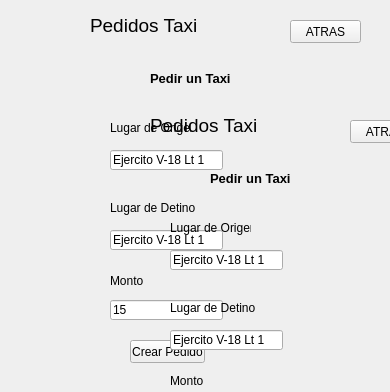
<?xml version="1.0" encoding="UTF-8"?>
<ui version="4.0">
 <class>pedirTaxi</class>
 <widget class="QWidget" name="pedirTaxi">
  <property name="geometry">
   <rect>
    <x>0</x>
    <y>0</y>
    <width>390</width>
    <height>392</height>
   </rect>
  </property>
  <property name="windowTitle">
   <string>Form</string>
  </property>
  <widget class="QLabel" name="label">
   <property name="geometry">
    <rect>
     <x>90</x>
     <y>10</y>
     <width>111</width>
     <height>31</height>
    </rect>
   </property>
   <property name="font">
    <font>
     <pointsize>14</pointsize>
    </font>
   </property>
   <property name="text">
    <string>Pedidos Taxi</string>
   </property>
  </widget>
  <widget class="QPushButton" name="pushButton">
   <property name="geometry">
    <rect>
     <x>290</x>
     <y>20</y>
     <width>71</width>
     <height>23</height>
    </rect>
   </property>
   <property name="text">
    <string>ATRAS</string>
   </property>
   <property name="icon">
    <iconset resource="Imagenes.qrc">
     <normaloff>:/imagenes/espalda.png</normaloff>:/imagenes/espalda.png</iconset>
   </property>
  </widget>
  <widget class="QLabel" name="label_2">
   <property name="geometry">
    <rect>
     <x>150</x>
     <y>70</y>
     <width>81</width>
     <height>16</height>
    </rect>
   </property>
   <property name="font">
    <font>
     <pointsize>10</pointsize>
     <weight>75</weight>
     <bold>true</bold>
    </font>
   </property>
   <property name="text">
    <string>Pedir un Taxi</string>
   </property>
  </widget>
  <widget class="QLabel" name="label_3">
   <property name="geometry">
    <rect>
     <x>110</x>
     <y>120</y>
     <width>81</width>
     <height>16</height>
    </rect>
   </property>
   <property name="text">
    <string>Lugar de Origen</string>
   </property>
  </widget>
  <widget class="QLabel" name="label_4">
   <property name="geometry">
    <rect>
     <x>70</x>
     <y>110</y>
     <width>31</width>
     <height>31</height>
    </rect>
   </property>
   <property name="text">
    <string/>
   </property>
   <property name="pixmap">
    <pixmap resource="Imagenes.qrc">:/imagenes/carrera.png</pixmap>
   </property>
  </widget>
  <widget class="QLineEdit" name="lineEdit">
   <property name="geometry">
    <rect>
     <x>110</x>
     <y>150</y>
     <width>113</width>
     <height>20</height>
    </rect>
   </property>
   <property name="inputMask">
    <string/>
   </property>
   <property name="text">
    <string>Ejercito V-18 Lt 1</string>
   </property>
  </widget>
  <widget class="QLabel" name="label_5">
   <property name="geometry">
    <rect>
     <x>110</x>
     <y>200</y>
     <width>111</width>
     <height>16</height>
    </rect>
   </property>
   <property name="text">
    <string>Lugar de Detino</string>
   </property>
  </widget>
  <widget class="QLabel" name="label_6">
   <property name="geometry">
    <rect>
     <x>70</x>
     <y>180</y>
     <width>31</width>
     <height>41</height>
    </rect>
   </property>
   <property name="text">
    <string/>
   </property>
   <property name="pixmap">
    <pixmap resource="Imagenes.qrc">:/imagenes/alfiler.png</pixmap>
   </property>
  </widget>
  <widget class="QLineEdit" name="lineEdit_2">
   <property name="geometry">
    <rect>
     <x>110</x>
     <y>230</y>
     <width>113</width>
     <height>20</height>
    </rect>
   </property>
   <property name="inputMask">
    <string/>
   </property>
   <property name="text">
    <string>Ejercito V-18 Lt 1</string>
   </property>
  </widget>
  <widget class="QLabel" name="label_7">
   <property name="geometry">
    <rect>
     <x>110</x>
     <y>270</y>
     <width>51</width>
     <height>21</height>
    </rect>
   </property>
   <property name="text">
    <string>Monto</string>
   </property>
  </widget>
  <widget class="QLabel" name="label_8">
   <property name="geometry">
    <rect>
     <x>70</x>
     <y>260</y>
     <width>31</width>
     <height>31</height>
    </rect>
   </property>
   <property name="text">
    <string/>
   </property>
   <property name="pixmap">
    <pixmap resource="Imagenes.qrc">:/imagenes/dinero.png</pixmap>
   </property>
  </widget>
  <widget class="QLineEdit" name="lineEdit_3">
   <property name="geometry">
    <rect>
     <x>110</x>
     <y>300</y>
     <width>113</width>
     <height>20</height>
    </rect>
   </property>
   <property name="text">
    <string>15</string>
   </property>
  </widget>
  <widget class="QPushButton" name="pushButton_2">
   <property name="geometry">
    <rect>
     <x>130</x>
     <y>340</y>
     <width>75</width>
     <height>23</height>
    </rect>
   </property>
   <property name="text">
    <string>Crear Pedido</string>
   </property>
  </widget>
  <widget class="QLabel" name="label_9">
   <property name="geometry">
    <rect>
     <x>130</x>
     <y>280</y>
     <width>31</width>
     <height>41</height>
    </rect>
   </property>
   <property name="text">
    <string/>
   </property>
   <property name="pixmap">
    <pixmap resource="Imagenes.qrc">:/imagenes/alfiler.png</pixmap>
   </property>
  </widget>
  <widget class="QLabel" name="label_10">
   <property name="geometry">
    <rect>
     <x>130</x>
     <y>360</y>
     <width>31</width>
     <height>31</height>
    </rect>
   </property>
   <property name="text">
    <string/>
   </property>
   <property name="pixmap">
    <pixmap resource="Imagenes.qrc">:/imagenes/dinero.png</pixmap>
   </property>
  </widget>
  <widget class="QLineEdit" name="lineEdit_4">
   <property name="geometry">
    <rect>
     <x>170</x>
     <y>400</y>
     <width>113</width>
     <height>20</height>
    </rect>
   </property>
   <property name="text">
    <string>15</string>
   </property>
  </widget>
  <widget class="QLabel" name="label_11">
   <property name="geometry">
    <rect>
     <x>130</x>
     <y>210</y>
     <width>31</width>
     <height>31</height>
    </rect>
   </property>
   <property name="text">
    <string/>
   </property>
   <property name="pixmap">
    <pixmap resource="Imagenes.qrc">:/imagenes/carrera.png</pixmap>
   </property>
  </widget>
  <widget class="QLineEdit" name="lineEdit_5">
   <property name="geometry">
    <rect>
     <x>170</x>
     <y>330</y>
     <width>113</width>
     <height>20</height>
    </rect>
   </property>
   <property name="inputMask">
    <string/>
   </property>
   <property name="text">
    <string>Ejercito V-18 Lt 1</string>
   </property>
  </widget>
  <widget class="QLabel" name="label_12">
   <property name="geometry">
    <rect>
     <x>170</x>
     <y>220</y>
     <width>81</width>
     <height>16</height>
    </rect>
   </property>
   <property name="text">
    <string>Lugar de Origen</string>
   </property>
  </widget>
  <widget class="QLabel" name="label_13">
   <property name="geometry">
    <rect>
     <x>170</x>
     <y>300</y>
     <width>111</width>
     <height>16</height>
    </rect>
   </property>
   <property name="text">
    <string>Lugar de Detino</string>
   </property>
  </widget>
  <widget class="QPushButton" name="pushButton_3">
   <property name="geometry">
    <rect>
     <x>190</x>
     <y>440</y>
     <width>75</width>
     <height>23</height>
    </rect>
   </property>
   <property name="text">
    <string>Crear Pedido</string>
   </property>
  </widget>
  <widget class="QLabel" name="label_14">
   <property name="geometry">
    <rect>
     <x>170</x>
     <y>370</y>
     <width>51</width>
     <height>21</height>
    </rect>
   </property>
   <property name="text">
    <string>Monto</string>
   </property>
  </widget>
  <widget class="QLineEdit" name="lineEdit_6">
   <property name="geometry">
    <rect>
     <x>170</x>
     <y>250</y>
     <width>113</width>
     <height>20</height>
    </rect>
   </property>
   <property name="inputMask">
    <string/>
   </property>
   <property name="text">
    <string>Ejercito V-18 Lt 1</string>
   </property>
  </widget>
  <widget class="QLabel" name="label_15">
   <property name="geometry">
    <rect>
     <x>210</x>
     <y>170</y>
     <width>81</width>
     <height>16</height>
    </rect>
   </property>
   <property name="font">
    <font>
     <pointsize>10</pointsize>
     <weight>75</weight>
     <bold>true</bold>
    </font>
   </property>
   <property name="text">
    <string>Pedir un Taxi</string>
   </property>
  </widget>
  <widget class="QLabel" name="label_16">
   <property name="geometry">
    <rect>
     <x>150</x>
     <y>110</y>
     <width>111</width>
     <height>31</height>
    </rect>
   </property>
   <property name="font">
    <font>
     <pointsize>14</pointsize>
    </font>
   </property>
   <property name="text">
    <string>Pedidos Taxi</string>
   </property>
  </widget>
  <widget class="QPushButton" name="pushButton_4">
   <property name="geometry">
    <rect>
     <x>350</x>
     <y>120</y>
     <width>71</width>
     <height>23</height>
    </rect>
   </property>
   <property name="text">
    <string>ATRAS</string>
   </property>
   <property name="icon">
    <iconset resource="Imagenes.qrc">
     <normaloff>:/imagenes/espalda.png</normaloff>:/imagenes/espalda.png</iconset>
   </property>
  </widget>
 </widget>
 <resources>
  <include location="Imagenes.qrc"/>
 </resources>
 <connections/>
</ui>
